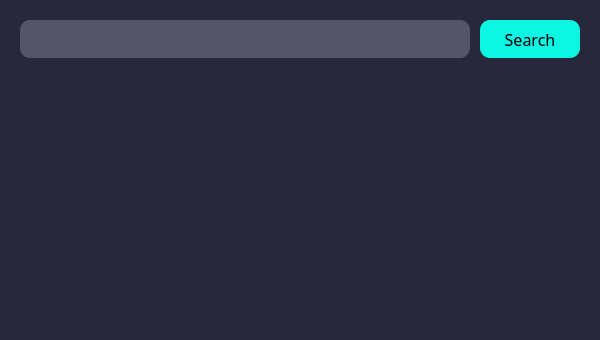
<?xml version="1.0" encoding="UTF-8"?>
<ui version="4.0">
 <class>MainWindow</class>
 <widget class="QMainWindow" name="MainWindow">
  <property name="enabled">
   <bool>true</bool>
  </property>
  <property name="geometry">
   <rect>
    <x>0</x>
    <y>0</y>
    <width>600</width>
    <height>340</height>
   </rect>
  </property>
  <property name="minimumSize">
   <size>
    <width>600</width>
    <height>340</height>
   </size>
  </property>
  <property name="maximumSize">
   <size>
    <width>600</width>
    <height>340</height>
   </size>
  </property>
  <property name="font">
   <font>
    <pointsize>30</pointsize>
   </font>
  </property>
  <property name="windowTitle">
   <string>Application</string>
  </property>
  <property name="styleSheet">
   <string notr="true">background-color: rgb(40, 40, 60);</string>
  </property>
  <widget class="QWidget" name="centralwidget">
   <widget class="QTextEdit" name="textEdit">
    <property name="geometry">
     <rect>
      <x>20</x>
      <y>20</y>
      <width>450</width>
      <height>38</height>
     </rect>
    </property>
    <property name="font">
     <font>
      <family>Cascadia Mono Light</family>
      <pointsize>12</pointsize>
     </font>
    </property>
    <property name="layoutDirection">
     <enum>Qt::LeftToRight</enum>
    </property>
    <property name="styleSheet">
     <string notr="true">QTextEdit {
	background-color: rgb(85, 85, 105);
	color: white;
	border-radius: 10px;
}</string>
    </property>
   </widget>
   <widget class="QPushButton" name="btnSearch">
    <property name="geometry">
     <rect>
      <x>480</x>
      <y>20</y>
      <width>100</width>
      <height>38</height>
     </rect>
    </property>
    <property name="font">
     <font>
      <family>Cascadia Code</family>
      <pointsize>12</pointsize>
     </font>
    </property>
    <property name="contextMenuPolicy">
     <enum>Qt::NoContextMenu</enum>
    </property>
    <property name="styleSheet">
     <string notr="true">QPushButton {
	background-color: rgb(13, 245, 227);
	border-radius: 10px;
	text-align: center;
}

QPushButton:hover {
	background-color: rgb(13, 225, 200);
}

QPushButton:pressed {
	background-color: rgb(13, 245, 227);
}</string>
    </property>
    <property name="text">
     <string>Search</string>
    </property>
   </widget>
  </widget>
 </widget>
 <resources/>
 <connections/>
</ui>
